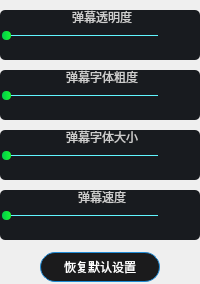
          <widget class="QWidget" name="tab_watch">
           <attribute name="title">
            <string>观看设置</string>
           </attribute>
           <layout class="QVBoxLayout" name="verticalLayout_16">
            <property name="spacing">
             <number>0</number>
            </property>
            <property name="leftMargin">
             <number>0</number>
            </property>
            <property name="topMargin">
             <number>10</number>
            </property>
            <property name="rightMargin">
             <number>0</number>
            </property>
            <property name="bottomMargin">
             <number>0</number>
            </property>
            <item>
             <layout class="QVBoxLayout" name="verticalLayout">
              <property name="spacing">
               <number>10</number>
              </property>
              <item>
               <widget class="QGroupBox" name="groupBox_trans">
                <property name="minimumSize">
                 <size>
                  <width>0</width>
                  <height>50</height>
                 </size>
                </property>
                <property name="maximumSize">
                 <size>
                  <width>16777215</width>
                  <height>70</height>
                 </size>
                </property>
                <property name="styleSheet">
                 <string notr="true">QGroupBox
{
   /* background-color: qlineargradient(x1: 0, y1: 0, x2: 0, y2: 1,
                                      stop: 0 #E0E0E0, stop: 1 #FFFFFF);*/
    border: 0px solid gray;
    border-radius: 5px;
    margin-top: 1ex; /* leave space at the top for the title */
	color: #cdcdcd;
	background-color: #181b1f;
	/*font: 10pt &quot;Microsoft YaHei UI&quot;;*/
}

QGroupBox::title 
{
    subcontrol-origin: margin;
    subcontrol-position: top center; /* position at the top center */
    padding: 0 3px;
    /*background-color: qlineargradient(x1: 0, y1: 0, x2: 0, y2: 1,
                                      stop: 0 #FFOECE, stop: 1 #FFFFFF);*/
}

QGroupBox::indicator 
{
    width: 13px;
    height: 13px;
}

QGroupBox::indicator:unchecked 
{
    image: url(:/images/checkbox_unchecked.png);
}

/* proceed with styling just like QCheckBox */
</string>
                </property>
                <property name="title">
                 <string>弹幕透明度</string>
                </property>
                <layout class="QVBoxLayout" name="verticalLayout_10">
                 <property name="spacing">
                  <number>0</number>
                 </property>
                 <property name="leftMargin">
                  <number>2</number>
                 </property>
                 <property name="topMargin">
                  <number>2</number>
                 </property>
                 <property name="rightMargin">
                  <number>2</number>
                 </property>
                 <property name="bottomMargin">
                  <number>2</number>
                 </property>
                 <item>
                  <layout class="QHBoxLayout" name="horizontalLayout_9">
                   <item>
                    <widget class="QSlider" name="horizontalSlider_trans">
                     <property name="minimumSize">
                      <size>
                       <width>0</width>
                       <height>18</height>
                      </size>
                     </property>
                     <property name="maximumSize">
                      <size>
                       <width>16777215</width>
                       <height>18</height>
                      </size>
                     </property>
                     <property name="styleSheet">
                      <string notr="true">/*整个进度条*/
QSlider::groove:horizontal 
{
background-color: rgba(255,255,255,0.1);
height: 1px;
border-radius:1px;
}


/*整个进度条-hover*/
QSlider::groove:horizontal:hover
{
background: qradialgradient(spread:pad, cx:0.5, cy:0.5, radius:0.5, fx:0.5, fy:0.5, 
stop:0.6 #45ADED, stop:0.778409 rgba(255, 255, 255, 255));
height: 2px;
border-radius:1px;
}

/*J拖动按钮*/
QSlider::handle:horizontal 
{
background-color:qlineargradient(spread:pad,x1:0,y1:0,x2:1,y2:0,stop:0 rgba(0, 205, 76,1.0), stop:1  rgba(24, 247, 51,1.0));
height:8px;
width:8px;
margin-top: -4px;
margin-bottom: -4px;
border-radius:4px;
padding-right:1px;
}

/*J拖动按钮-hover,只跟groove的hover时高度影响*/
QSlider::handle:horizontal:hover 
{
background-color: red;
height:8px;
width:10px;
margin-top: -4px;
margin-bottom: -4px;
border-radius:5px;
}

/*未划过的区域，右边界线*/
QSlider::add-page:horizontal,QSlider::add-line:horizontal
{
border-radius:2px;
background-color:#61f6ff;
}

/*已划过的区域，左边界线*/
QSlider::sub-page:horizontal,QSlider::sub-line:horizontal
{
border-radius:2px;
background-color:qlineargradient(spread:pad, x1:0, y1:0, x2:1, y2:0, stop:0 rgba(231,80,229, 255), stop:1 rgba(7,208,255, 255));
}
</string>
                     </property>
                     <property name="orientation">
                      <enum>Qt::Horizontal</enum>
                     </property>
                    </widget>
                   </item>
                   <item>
                    <widget class="QLabel" name="label_trans">
                     <property name="minimumSize">
                      <size>
                       <width>40</width>
                       <height>0</height>
                      </size>
                     </property>
                     <property name="maximumSize">
                      <size>
                       <width>40</width>
                       <height>16777215</height>
                      </size>
                     </property>
                     <property name="styleSheet">
                      <string notr="true">QLabel
{
color: #ff4a38;
margin-left:2px;
}</string>
                     </property>
                     <property name="text">
                      <string/>
                     </property>
                    </widget>
                   </item>
                  </layout>
                 </item>
                </layout>
               </widget>
              </item>
              <item>
               <widget class="QGroupBox" name="groupBox_fintSize">
                <property name="minimumSize">
                 <size>
                  <width>0</width>
                  <height>50</height>
                 </size>
                </property>
                <property name="maximumSize">
                 <size>
                  <width>16777215</width>
                  <height>70</height>
                 </size>
                </property>
                <property name="styleSheet">
                 <string notr="true">QGroupBox
{
   /* background-color: qlineargradient(x1: 0, y1: 0, x2: 0, y2: 1,
                                      stop: 0 #E0E0E0, stop: 1 #FFFFFF);*/
    border: 0px solid gray;
    border-radius: 5px;
    margin-top: 1ex; /* leave space at the top for the title */
	color: #cdcdcd;
	background-color: #181b1f;
	/*font: 10pt &quot;Microsoft YaHei UI&quot;;*/
}

QGroupBox::title 
{
    subcontrol-origin: margin;
    subcontrol-position: top center; /* position at the top center */
    padding: 0 3px;
    /*background-color: qlineargradient(x1: 0, y1: 0, x2: 0, y2: 1,
                                      stop: 0 #FFOECE, stop: 1 #FFFFFF);*/
}

QGroupBox::indicator 
{
    width: 13px;
    height: 13px;
}

QGroupBox::indicator:unchecked 
{
    image: url(:/images/checkbox_unchecked.png);
}

/* proceed with styling just like QCheckBox */
</string>
                </property>
                <property name="title">
                 <string>弹幕字体粗度</string>
                </property>
                <layout class="QVBoxLayout" name="verticalLayout_11">
                 <property name="spacing">
                  <number>0</number>
                 </property>
                 <property name="leftMargin">
                  <number>2</number>
                 </property>
                 <property name="topMargin">
                  <number>2</number>
                 </property>
                 <property name="rightMargin">
                  <number>2</number>
                 </property>
                 <property name="bottomMargin">
                  <number>2</number>
                 </property>
                 <item>
                  <layout class="QHBoxLayout" name="horizontalLayout_12">
                   <item>
                    <widget class="QSlider" name="horizontalSlider_fontWeight">
                     <property name="minimumSize">
                      <size>
                       <width>0</width>
                       <height>18</height>
                      </size>
                     </property>
                     <property name="maximumSize">
                      <size>
                       <width>16777215</width>
                       <height>18</height>
                      </size>
                     </property>
                     <property name="styleSheet">
                      <string notr="true">/*整个进度条*/
QSlider::groove:horizontal 
{
background-color: rgba(255,255,255,0.1);
height: 1px;
border-radius:1px;
}


/*整个进度条-hover*/
QSlider::groove:horizontal:hover
{
background: qradialgradient(spread:pad, cx:0.5, cy:0.5, radius:0.5, fx:0.5, fy:0.5, 
stop:0.6 #45ADED, stop:0.778409 rgba(255, 255, 255, 255));
height: 2px;
border-radius:1px;
}

/*J拖动按钮*/
QSlider::handle:horizontal 
{
background-color:qlineargradient(spread:pad,x1:0,y1:0,x2:1,y2:0,stop:0 rgba(0, 205, 76,1.0), stop:1  rgba(24, 247, 51,1.0));
height:8px;
width:8px;
margin-top: -4px;
margin-bottom: -4px;
border-radius:4px;
padding-right:1px;
}

/*J拖动按钮-hover,只跟groove的hover时高度影响*/
QSlider::handle:horizontal:hover 
{
background-color: red;
height:8px;
width:10px;
margin-top: -4px;
margin-bottom: -4px;
border-radius:5px;
}

/*未划过的区域，右边界线*/
QSlider::add-page:horizontal,QSlider::add-line:horizontal
{
border-radius:2px;
background-color:#61f6ff;
}

/*已划过的区域，左边界线*/
QSlider::sub-page:horizontal,QSlider::sub-line:horizontal
{
border-radius:2px;
background-color:qlineargradient(spread:pad, x1:0, y1:0, x2:1, y2:0, stop:0 rgba(231,80,229, 255), stop:1 rgba(7,208,255, 255));
}
</string>
                     </property>
                     <property name="orientation">
                      <enum>Qt::Horizontal</enum>
                     </property>
                    </widget>
                   </item>
                   <item>
                    <widget class="QLabel" name="label_fontWeight">
                     <property name="minimumSize">
                      <size>
                       <width>40</width>
                       <height>0</height>
                      </size>
                     </property>
                     <property name="maximumSize">
                      <size>
                       <width>40</width>
                       <height>16777215</height>
                      </size>
                     </property>
                     <property name="styleSheet">
                      <string notr="true">QLabel
{
color: #ff4a38;
margin-left:2px;
}</string>
                     </property>
                     <property name="text">
                      <string/>
                     </property>
                    </widget>
                   </item>
                  </layout>
                 </item>
                </layout>
               </widget>
              </item>
              <item>
               <widget class="QGroupBox" name="groupBox_fontWeight">
                <property name="minimumSize">
                 <size>
                  <width>0</width>
                  <height>50</height>
                 </size>
                </property>
                <property name="maximumSize">
                 <size>
                  <width>16777215</width>
                  <height>70</height>
                 </size>
                </property>
                <property name="styleSheet">
                 <string notr="true">QGroupBox
{
   /* background-color: qlineargradient(x1: 0, y1: 0, x2: 0, y2: 1,
                                      stop: 0 #E0E0E0, stop: 1 #FFFFFF);*/
    border: 0px solid gray;
    border-radius: 5px;
    margin-top: 1ex; /* leave space at the top for the title */
	color: #cdcdcd;
	background-color: #181b1f;
	/*font: 10pt &quot;Microsoft YaHei UI&quot;;*/
}

QGroupBox::title 
{
    subcontrol-origin: margin;
    subcontrol-position: top center; /* position at the top center */
    padding: 0 3px;
    /*background-color: qlineargradient(x1: 0, y1: 0, x2: 0, y2: 1,
                                      stop: 0 #FFOECE, stop: 1 #FFFFFF);*/
}

QGroupBox::indicator 
{
    width: 13px;
    height: 13px;
}

QGroupBox::indicator:unchecked 
{
    image: url(:/images/checkbox_unchecked.png);
}

/* proceed with styling just like QCheckBox */
</string>
                </property>
                <property name="title">
                 <string>弹幕字体大小</string>
                </property>
                <layout class="QVBoxLayout" name="verticalLayout_12">
                 <property name="spacing">
                  <number>0</number>
                 </property>
                 <property name="leftMargin">
                  <number>2</number>
                 </property>
                 <property name="topMargin">
                  <number>2</number>
                 </property>
                 <property name="rightMargin">
                  <number>2</number>
                 </property>
                 <property name="bottomMargin">
                  <number>2</number>
                 </property>
                 <item>
                  <layout class="QHBoxLayout" name="horizontalLayout_14">
                   <item>
                    <widget class="QSlider" name="horizontalSlider_fontSize">
                     <property name="minimumSize">
                      <size>
                       <width>0</width>
                       <height>18</height>
                      </size>
                     </property>
                     <property name="maximumSize">
                      <size>
                       <width>16777215</width>
                       <height>18</height>
                      </size>
                     </property>
                     <property name="styleSheet">
                      <string notr="true">/*整个进度条*/
QSlider::groove:horizontal 
{
background-color: rgba(255,255,255,0.1);
height: 1px;
border-radius:1px;
}


/*整个进度条-hover*/
QSlider::groove:horizontal:hover
{
background: qradialgradient(spread:pad, cx:0.5, cy:0.5, radius:0.5, fx:0.5, fy:0.5, 
stop:0.6 #45ADED, stop:0.778409 rgba(255, 255, 255, 255));
height: 2px;
border-radius:1px;
}

/*J拖动按钮*/
QSlider::handle:horizontal 
{
background-color:qlineargradient(spread:pad,x1:0,y1:0,x2:1,y2:0,stop:0 rgba(0, 205, 76,1.0), stop:1  rgba(24, 247, 51,1.0));
height:8px;
width:8px;
margin-top: -4px;
margin-bottom: -4px;
border-radius:4px;
padding-right:1px;
}

/*J拖动按钮-hover,只跟groove的hover时高度影响*/
QSlider::handle:horizontal:hover 
{
background-color: red;
height:8px;
width:10px;
margin-top: -4px;
margin-bottom: -4px;
border-radius:5px;
}

/*未划过的区域，右边界线*/
QSlider::add-page:horizontal,QSlider::add-line:horizontal
{
border-radius:2px;
background-color:#61f6ff;
}

/*已划过的区域，左边界线*/
QSlider::sub-page:horizontal,QSlider::sub-line:horizontal
{
border-radius:2px;
background-color:qlineargradient(spread:pad, x1:0, y1:0, x2:1, y2:0, stop:0 rgba(231,80,229, 255), stop:1 rgba(7,208,255, 255));
}
</string>
                     </property>
                     <property name="orientation">
                      <enum>Qt::Horizontal</enum>
                     </property>
                    </widget>
                   </item>
                   <item>
                    <widget class="QLabel" name="label_fontSize">
                     <property name="minimumSize">
                      <size>
                       <width>40</width>
                       <height>0</height>
                      </size>
                     </property>
                     <property name="maximumSize">
                      <size>
                       <width>40</width>
                       <height>16777215</height>
                      </size>
                     </property>
                     <property name="styleSheet">
                      <string notr="true">QLabel
{
color: #ff4a38;
margin-left:2px;
}</string>
                     </property>
                     <property name="text">
                      <string/>
                     </property>
                    </widget>
                   </item>
                  </layout>
                 </item>
                </layout>
               </widget>
              </item>
              <item>
               <widget class="QGroupBox" name="groupBox_speed">
                <property name="minimumSize">
                 <size>
                  <width>0</width>
                  <height>50</height>
                 </size>
                </property>
                <property name="maximumSize">
                 <size>
                  <width>16777215</width>
                  <height>70</height>
                 </size>
                </property>
                <property name="styleSheet">
                 <string notr="true">QGroupBox
{
   /* background-color: qlineargradient(x1: 0, y1: 0, x2: 0, y2: 1,
                                      stop: 0 #E0E0E0, stop: 1 #FFFFFF);*/
    border: 0px solid gray;
    border-radius: 5px;
    margin-top: 1ex; /* leave space at the top for the title */
	color: #cdcdcd;
	background-color: #181b1f;
	/*font: 10pt &quot;Microsoft YaHei UI&quot;;*/
}

QGroupBox::title 
{
    subcontrol-origin: margin;
    subcontrol-position: top center; /* position at the top center */
    padding: 0 3px;
   /*background-color: qlineargradient(x1: 0, y1: 0, x2: 0, y2: 1,
                                      stop: 0 #FFOECE, stop: 1 #FFFFFF);*/
}

QGroupBox::indicator 
{
    width: 13px;
    height: 13px;
}

QGroupBox::indicator:unchecked 
{
    image: url(:/images/checkbox_unchecked.png);
}

/* proceed with styling just like QCheckBox */
</string>
                </property>
                <property name="title">
                 <string>弹幕速度</string>
                </property>
                <layout class="QVBoxLayout" name="verticalLayout_13">
                 <property name="spacing">
                  <number>0</number>
                 </property>
                 <property name="leftMargin">
                  <number>2</number>
                 </property>
                 <property name="topMargin">
                  <number>2</number>
                 </property>
                 <property name="rightMargin">
                  <number>2</number>
                 </property>
                 <property name="bottomMargin">
                  <number>2</number>
                 </property>
                 <item>
                  <layout class="QHBoxLayout" name="horizontalLayout_16">
                   <item>
                    <widget class="QSlider" name="horizontalSlider_speed">
                     <property name="minimumSize">
                      <size>
                       <width>0</width>
                       <height>18</height>
                      </size>
                     </property>
                     <property name="maximumSize">
                      <size>
                       <width>16777215</width>
                       <height>18</height>
                      </size>
                     </property>
                     <property name="styleSheet">
                      <string notr="true">/*整个进度条*/
QSlider::groove:horizontal 
{
background-color: rgba(255,255,255,0.1);
height: 1px;
border-radius:1px;
}


/*整个进度条-hover*/
QSlider::groove:horizontal:hover
{
background: qradialgradient(spread:pad, cx:0.5, cy:0.5, radius:0.5, fx:0.5, fy:0.5, 
stop:0.6 #45ADED, stop:0.778409 rgba(255, 255, 255, 255));
height: 2px;
border-radius:1px;
}

/*J拖动按钮*/
QSlider::handle:horizontal 
{
background-color:qlineargradient(spread:pad,x1:0,y1:0,x2:1,y2:0,stop:0 rgba(0, 205, 76,1.0), stop:1  rgba(24, 247, 51,1.0));
height:8px;
width:8px;
margin-top: -4px;
margin-bottom: -4px;
border-radius:4px;
padding-right:1px;
}

/*J拖动按钮-hover,只跟groove的hover时高度影响*/
QSlider::handle:horizontal:hover 
{
background-color: red;
height:8px;
width:10px;
margin-top: -4px;
margin-bottom: -4px;
border-radius:5px;
}

/*未划过的区域，右边界线*/
QSlider::add-page:horizontal,QSlider::add-line:horizontal
{
border-radius:2px;
background-color:#61f6ff;
}

/*已划过的区域，左边界线*/
QSlider::sub-page:horizontal,QSlider::sub-line:horizontal
{
border-radius:2px;
background-color:qlineargradient(spread:pad, x1:0, y1:0, x2:1, y2:0, stop:0 rgba(231,80,229, 255), stop:1 rgba(7,208,255, 255));
}
</string>
                     </property>
                     <property name="orientation">
                      <enum>Qt::Horizontal</enum>
                     </property>
                    </widget>
                   </item>
                   <item>
                    <widget class="QLabel" name="label_speed">
                     <property name="minimumSize">
                      <size>
                       <width>40</width>
                       <height>0</height>
                      </size>
                     </property>
                     <property name="maximumSize">
                      <size>
                       <width>40</width>
                       <height>16777215</height>
                      </size>
                     </property>
                     <property name="styleSheet">
                      <string notr="true">QLabel
{
color: #ff4a38;
margin-left:2px;
}</string>
                     </property>
                     <property name="text">
                      <string/>
                     </property>
                    </widget>
                   </item>
                  </layout>
                 </item>
                </layout>
               </widget>
              </item>
              <item>
               <layout class="QHBoxLayout" name="horizontalLayout_10">
                <property name="topMargin">
                 <number>2</number>
                </property>
                <property name="bottomMargin">
                 <number>2</number>
                </property>
                <item>
                 <spacer name="horizontalSpacer">
                  <property name="orientation">
                   <enum>Qt::Horizontal</enum>
                  </property>
                  <property name="sizeHint" stdset="0">
                   <size>
                    <width>40</width>
                    <height>20</height>
                   </size>
                  </property>
                 </spacer>
                </item>
                <item>
                 <widget class="QPushButton" name="pushButton_default">
                  <property name="minimumSize">
                   <size>
                    <width>120</width>
                    <height>30</height>
                   </size>
                  </property>
                  <property name="maximumSize">
                   <size>
                    <width>120</width>
                    <height>30</height>
                   </size>
                  </property>
                  <property name="styleSheet">
                   <string notr="true">QPushButton
{
border-radius: 15px;
background-color:#1b1b1c;
color: white;
border: 1px solid #208bd5;
}</string>
                  </property>
                  <property name="text">
                   <string>恢复默认设置</string>
                  </property>
                 </widget>
                </item>
                <item>
                 <spacer name="horizontalSpacer_2">
                  <property name="orientation">
                   <enum>Qt::Horizontal</enum>
                  </property>
                  <property name="sizeHint" stdset="0">
                   <size>
                    <width>40</width>
                    <height>20</height>
                   </size>
                  </property>
                 </spacer>
                </item>
               </layout>
              </item>
             </layout>
            </item>
           </layout>
          </widget>
